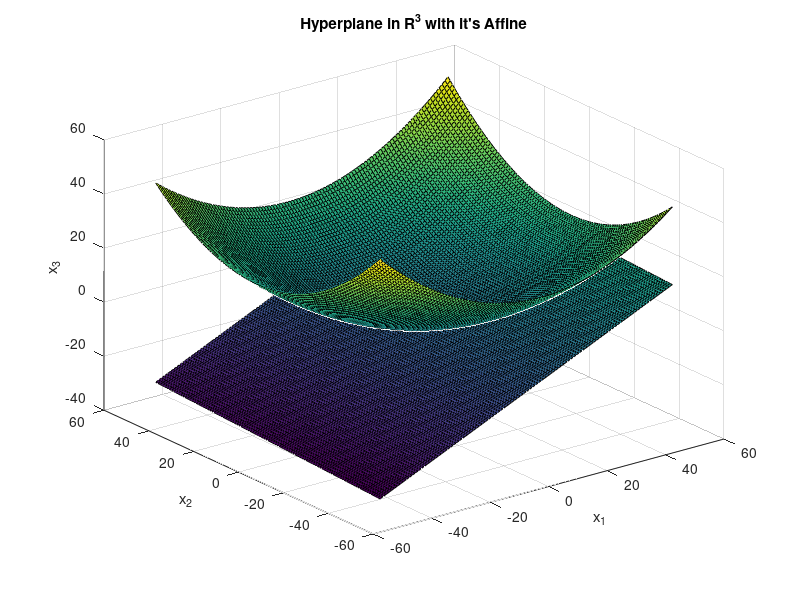

Here is the MATLAB script that generated this plot:
%% Question 8: What is a homework without a computational part?....
% Prepared fo Elec405
% By Emre Can Acikgoz
% 64392

clear;                                      % Clear Workspace          
clc;                                        % Clear Command Window
%%
x = -50:1:50;                               % Reasonable range for x                              
[X1,X2] = meshgrid(x);                      % Returns 2-D grid coordinates based on the
                                            % coordinates contained in vector x.
                                            % X1 and X2 are matrices where each row
                                            % and colum are a copy of x respectively.

A = [0.01 0.001; 0.001 0.01];               % Define A Matris

X3 = A(1,1)*X1.^2 + A(1,2)*X1.*X2...        % Formula for X3 
    + A(2,1)*X1.*X2 + A(2,2)*X2.^2;         

figure (1)
surf(X1,X2,X3);                             % Plots the colored parametric surface 
title("Hyperplane in R^3 with it's Affine");% Adds title                                          
xlabel('x_1')                               % Adds title to x label
ylabel('x_2')                               % Adds title to y label
zlabel('x_3')                               % Adds title to z label
hold on
%%
x0 = [25; 0];                               % Define x_0 vector
Aff_x = -50:1:50;                           % Reasonable range for Affine x 

[Aff_X1, Aff_X2] = meshgrid(Aff_x);         % Meshgrid same procedur as line on
Aff_X3 = [A(1,1)*(x0(1)^2)]...              % By equation(7) that gives Affine
    + [(2*A(1,1)*x0(1))*Aff_X1]...          % Approximation in our Homework#1
    - [50*A(1,1)*x0(1)]...
    + [(A(2,1)+A(1,2))*x0(1)*Aff_X2]; 

surf(Aff_X1, Aff_X2, Aff_X3)                % Plots the colored parametric surface
